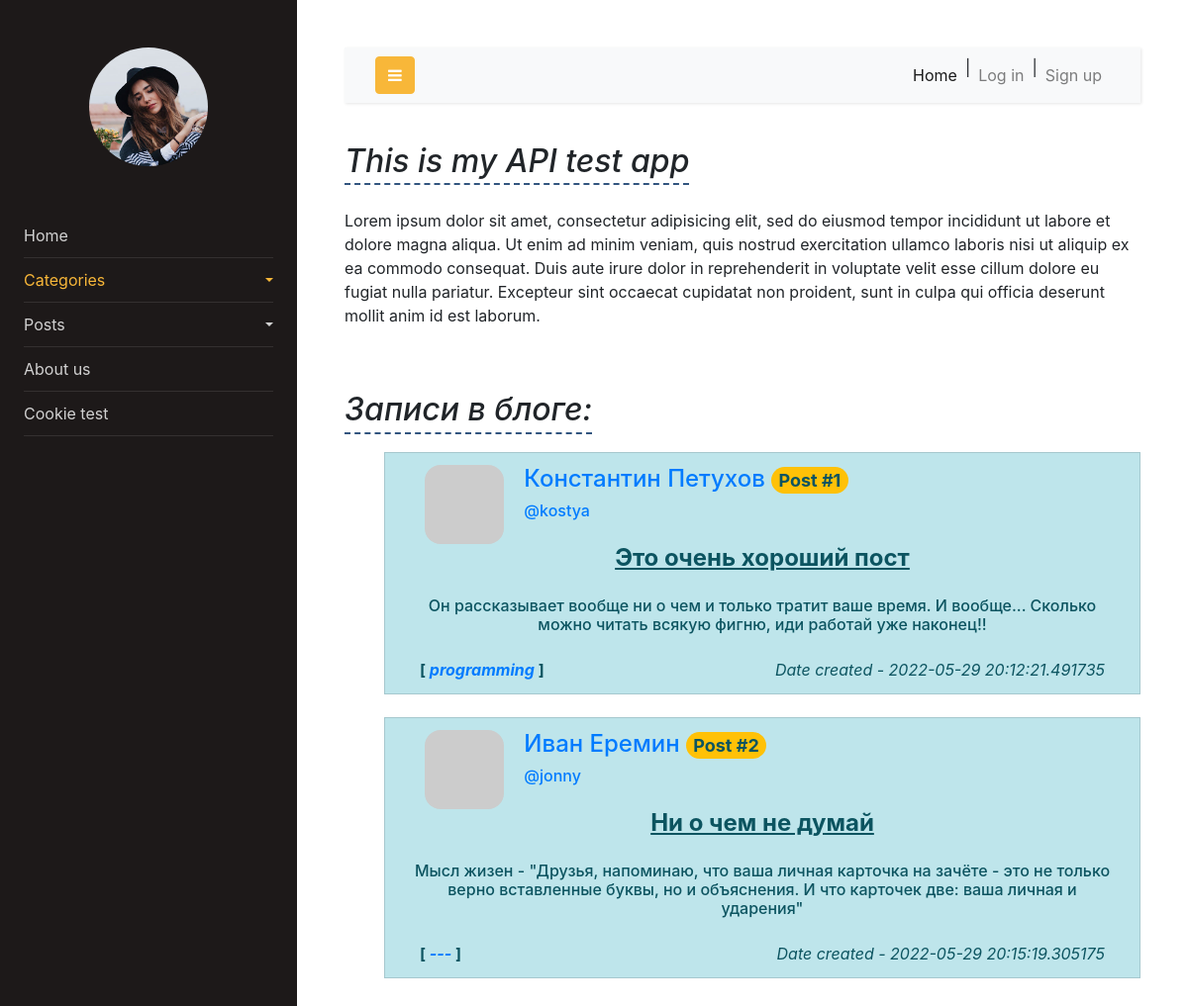
Before: / with the older database file.
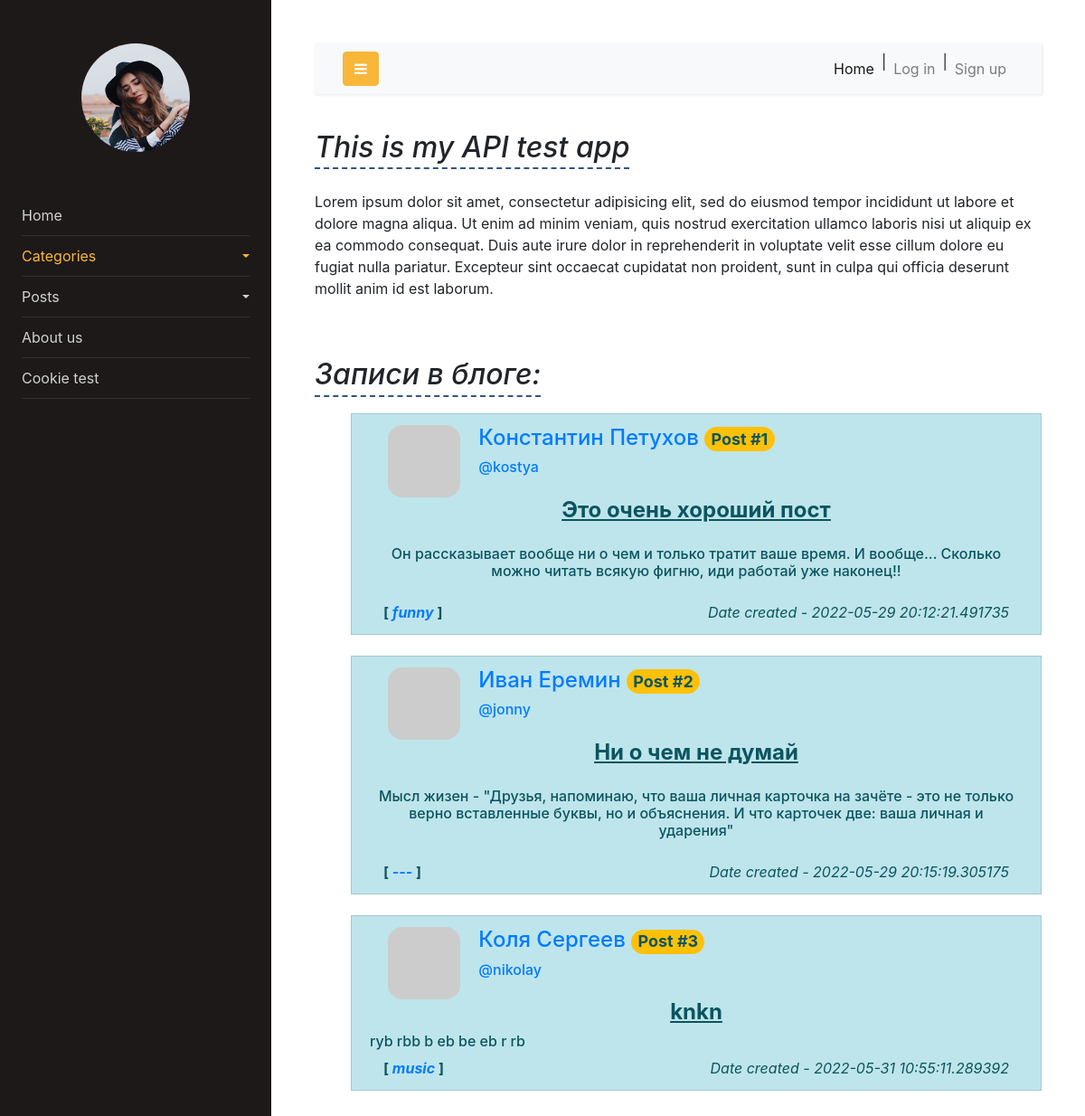
After: the same page with the newer database file.
### app/data/posts.py (models this page shows)
class Post(SqlAlchemyBase):
    __tablename__ = 'posts'
    id = sqlalchemy.Column(sqlalchemy.Integer,
                           primary_key=True, autoincrement=True)
    user_id = sqlalchemy.Column(sqlalchemy.Integer,
                                sqlalchemy.ForeignKey("users.id"))
    title = sqlalchemy.Column(sqlalchemy.String, nullable=False)
    is_private = sqlalchemy.Column(sqlalchemy.Boolean)
    created = sqlalchemy.Column(sqlalchemy.DateTime, default=datetime.now())
    category = sqlalchemy.Column(sqlalchemy.String, nullable=False, index=True)
    text = sqlalchemy.Column(sqlalchemy.String, nullable=True)
    author = orm.relation('User')

### app/data/user.py (models this page shows, shortened)
class User(SqlAlchemyBase, UserMixin):
    __tablename__ = 'users'
    id = sqlalchemy.Column(sqlalchemy.Integer, primary_key=True, autoincrement=True)
    username = sqlalchemy.Column(sqlalchemy.String, nullable=False, index=True)
    name = sqlalchemy.Column(sqlalchemy.String, nullable=False)
    surname = sqlalchemy.Column(sqlalchemy.String, nullable=False)
    email = sqlalchemy.Column(sqlalchemy.String, nullable=False, index=True)
    password = sqlalchemy.Column(sqlalchemy.String, nullable=False)
    created_date = sqlalchemy.Column(sqlalchemy.DateTime,
                                     default=datetime.datetime.now, autoincrement=True)
    posts = orm.relation('Post', back_populates='author')
    def avatar(self, size):
        return 'http://www.gravatar.com/avatar/' + md5(self.email.encode()).hexdigest() + '?d=identicon&s=' + str(size)

### main.py (the view)
@main_app.route('/')
def root():
    db_sess = db_session.create_session()
    posts = db_sess.query(Post).all()
    categories = []
    show_buttons = []
    for post in posts:
        categories.append(post.category)
        if current_user.is_authenticated and current_user == post.author:
            show_buttons.append(1)
        else:
            show_buttons.append(0)
    return render_template('main.html', he=current_user, posts=posts, show_buttons=show_buttons,
                           categories=categories)

### app/data/db_session.py (called while the page is built)
def create_session() -> Session:
    global __factory
    return __factory()

### app/templates/main.html (shortened to what this page needs)
{% extends "index.html" %}
{% block content %}
<h2 class="mb-4">This is my API test app</h2>
<p>Lorem ipsum dolor sit amet, consectetur adipisicing elit, sed do eiusmod tempor incididunt ut labore et dolore magna aliqua. Ut enim ad minim veniam, quis nostrud exercitation ullamco laboris nisi ut aliquip ex ea commodo consequat. Duis aute irure dolor in reprehenderit in voluptate velit esse cillum dolore eu fugiat nulla pariatur. Excepteur sint occaecat cupidatat non proident, sunt in culpa qui officia deserunt mollit anim id est laborum.</p>
<br>
<br>
{% if posts %}
    <h2>Записи в блоге:</h2>
{% endif %}
<ul style="margin-top:10px;">
{% for post in posts %}
    {% include("post.html") %}
<br>
{% endfor %}
</ul>
{% endblock %}

### app/templates/post.html
<link rel="stylesheet" type="text/css" href="{{ url_for('static', filename='css/post.css') }}"/>
<li class="list-group-item list-group-item-info">
    <div class="comment-wrapper media" align="center">
        <div class="container">
            <div class="row">
                <div class="col-2" align="content">
                    <a href="/users/{{ post.author.id }}">
                        <img class="img" style="border-radius: 1em;" src="{{ post.author.avatar(60) }}">
                    </a>
                </div>
                <div class="col-8" align="left">
                    <div class="row field-group">
                        <span style="float:left">
                            <h4><a href="/users/{{ post.author.id }}">{{ post.author.name }} {{ post.author.surname }}               </a>
                                <span id='comment_id' style="align:right;" class="badge rounded-pill bg-warning">Post #{{ post.id }}</span></h4>
                        </span>
                    </div>
                    <div class="row">
                        <h6><a href="/users/{{ post.author.id }}">@{{ post.author.username }}</a></h6>
                    </div>
                </div>
            </div>
            <div class="row" style="margin: 0 auto; text-align:center; display:flex; justify-content:center;">
                <h4><b><u>{{ post.title }}</u></b></h4>
            </div>
            <div class="row ">
                <p><h6>{{ post.text }}
                </h6></p>
            </div>
            <div class="field-group">
                <span style="float:left">
                    <b>[ <a href="/a/{{ post.category }}"><em>{{ post.category }}</em></a> ]</b>
                </span>
                <span style="float:right">
                    <label class="date" ><em>Date created - {{ post.created }}</em></label>
                </span>
            </div>
        </div>
    </div>
</li>

Changed rows visible on the page:
changed Post "Это очень хороший пост": category "programming" → "funny"
added Post: author.name "Коля", author.surname "Сергеев", id "3", author.username "nikolay", title "knkn", text "ryb rbb b eb be eb r rb", category "music", created "2022-05-31 10:55:11.289392"
